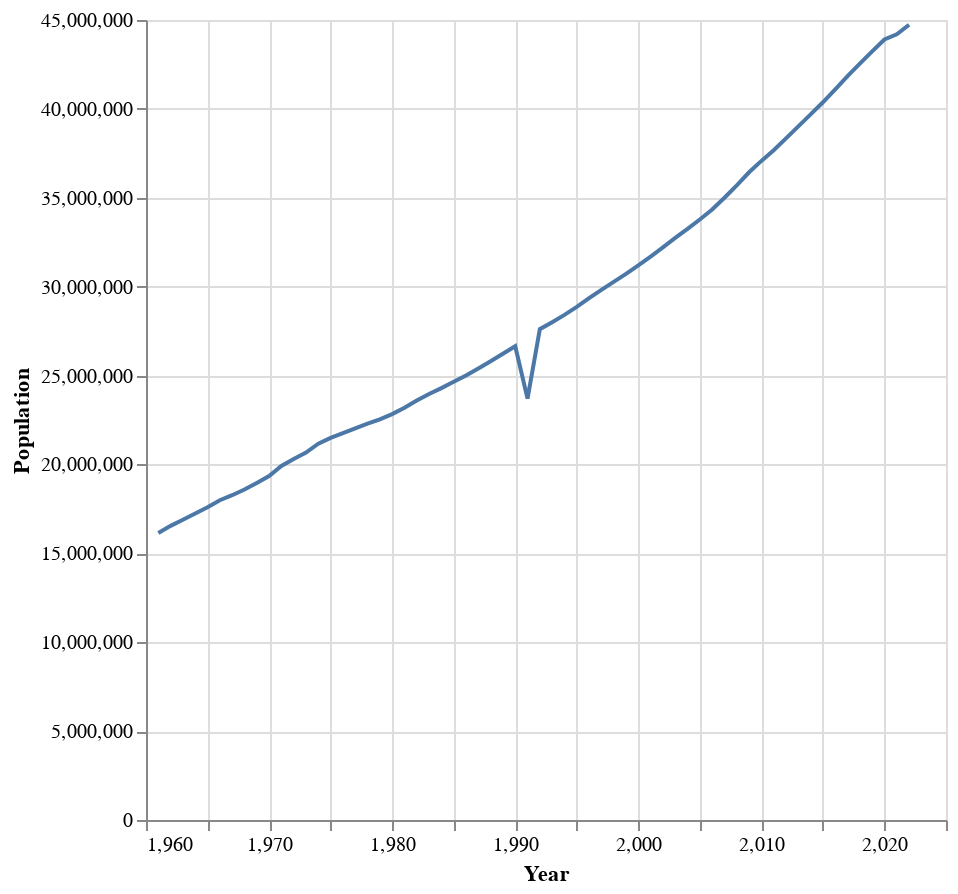

Notebook code cell kept with this figure:
### Markdown cell above
### comment

With the filtered data, we grouped it by **Year** and made a new column which contains the sum of population per group.

### Code cell
using VegaLite

Oc_popultation_plot = Oc_population_year |>
  @vlplot(:line, x = {:Year, scale = {zero = false}}, y = {:Population_sum, axis = {title = "Population"}},
           width = 400, height = 400)

### Figure 1 — Vega-Lite specification as saved in the notebook (floating-point values rounded to 4 significant figures)
{"data": {"values": [{"Population_sum": 16142477, "Year": 1961}, {"Population_sum": 16545364, "Year": 1962}, {"Population_sum": 16885958, "Year": 1963}, {"Population_sum": 17239897, "Year": 1964}, {"Population_sum": 17588556, "Year": 1965}, {"Population_sum": 17986329, "Year": 1966}, {"Population_sum": 18269735, "Year": 1967}, {"Population_sum": 18591361, "Year": 1968}, {"Population_sum": 18962191, "Year": 1969}, {"Population_sum": 19343147, "Year": 1970}, {"Population_sum": 19917088, "Year": 1971}, {"Population_sum": 20308154, "Year": 1972}, {"Population_sum": 20665969, "Year": 1973}, {"Population_sum": 21167633, "Year": 1974}, {"Population_sum": 21492652, "Year": 1975}, {"Population_sum": 21757561, "Year": 1976}, {"Population_sum": 22026209, "Year": 1977}, {"Population_sum": 22294152, "Year": 1978}, {"Population_sum": 22540507, "Year": 1979}, {"Population_sum": 22828851, "Year": 1980}, {"Population_sum": 23183913, "Year": 1981}, {"Population_sum": 23591331, "Year": 1982}, {"Population_sum": 23960946, "Year": 1983}, {"Population_sum": 24294627, "Year": 1984}, {"Population_sum": 24646630, "Year": 1985}, {"Population_sum": 25000568, "Year": 1986}, {"Population_sum": 25399378, "Year": 1987}, {"Population_sum": 25801870, "Year": 1988}, {"Population_sum": 26228313, "Year": 1989}, {"Population_sum": 26652214, "Year": 1990}, {"Population_sum": 23704031, "Year": 1991}, {"Population_sum": 27610597, "Year": 1992}, {"Population_sum": 27998345, "Year": 1993}, {"Population_sum": 28412494, "Year": 1994}, {"Population_sum": 28864742, "Year": 1995}, {"Population_sum": 29352615, "Year": 1996}, {"Population_sum": 29821738, "Year": 1997}, {"Population_sum": 30267181, "Year": 1998}, {"Population_sum": 30723354, "Year": 1999}, {"Population_sum": 31193384, "Year": 2000}, {"Population_sum": 31689583, "Year": 2001}, {"Population_sum": 32206744, "Year": 2002}, {"Population_sum": 32742457, "Year": 2003}, {"Population_sum": 33248938, "Year": 2004}, {"Population_sum": 33776383, "Year": 2005}, {"Population_sum": 34341546, "Year": 2006}, {"Population_sum": 35000190, "Year": 2007}, {"Population_sum": 35702449, "Year": 2008}, {"Population_sum": 36434527, "Year": 2009}, {"Population_sum": 37074499, "Year": 2010}, {"Population_sum": 37670039, "Year": 2011}, {"Population_sum": 38339194, "Year": 2012}, {"Population_sum": 39018797, "Year": 2013}, {"Population_sum": 39691186, "Year": 2014}, {"Population_sum": 40371102, "Year": 2015}, {"Population_sum": 41095678, "Year": 2016}, {"Population_sum": 41841919, "Year": 2017}, {"Population_sum": 42542878, "Year": 2018}, {"Population_sum": 43234733, "Year": 2019}, {"Population_sum": 43901335, "Year": 2020}, {"Population_sum": 44194831, "Year": 2021}, {"Population_sum": 44733330, "Year": 2022}]}, "encoding": {"x": {"field": "Year", "scale": {"zero": false}, "type": "quantitative"}, "y": {"axis": {"title": "Population"}, "field": "Population_sum", "type": "quantitative"}}, "height": 400, "mark": "line", "width": 400}
